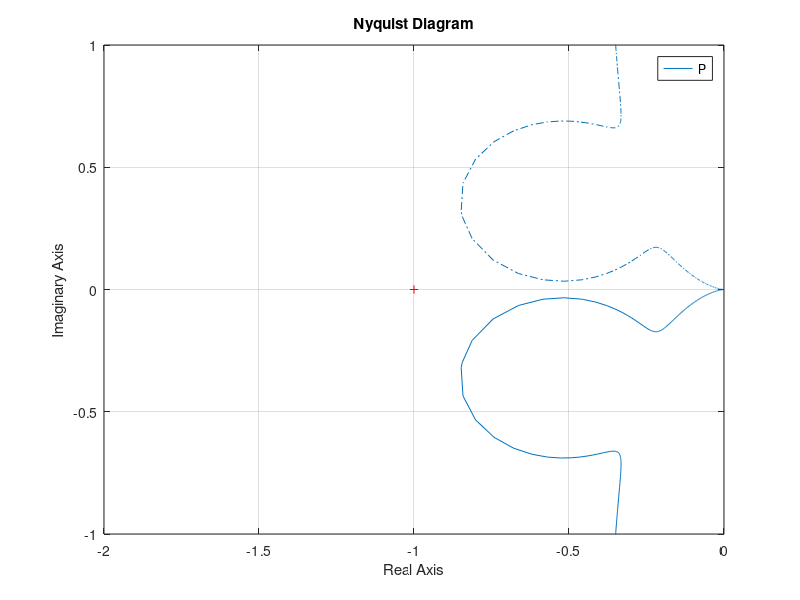
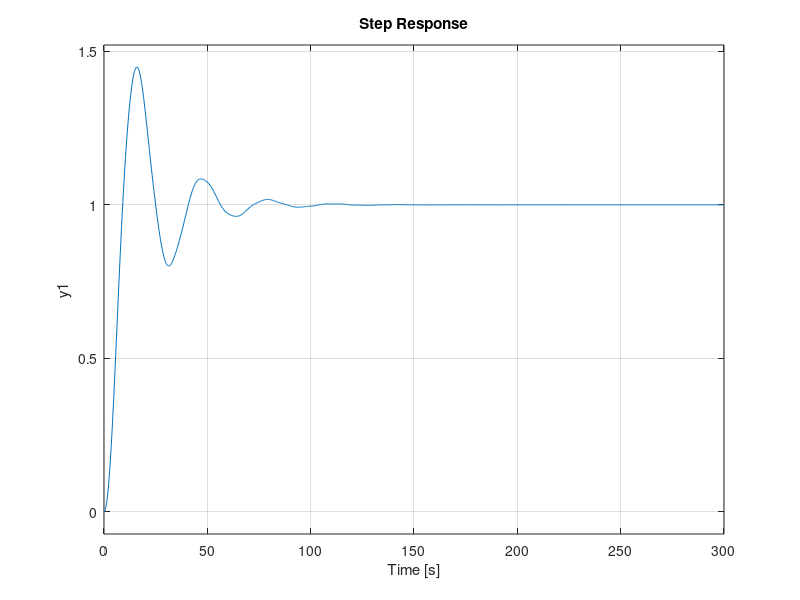
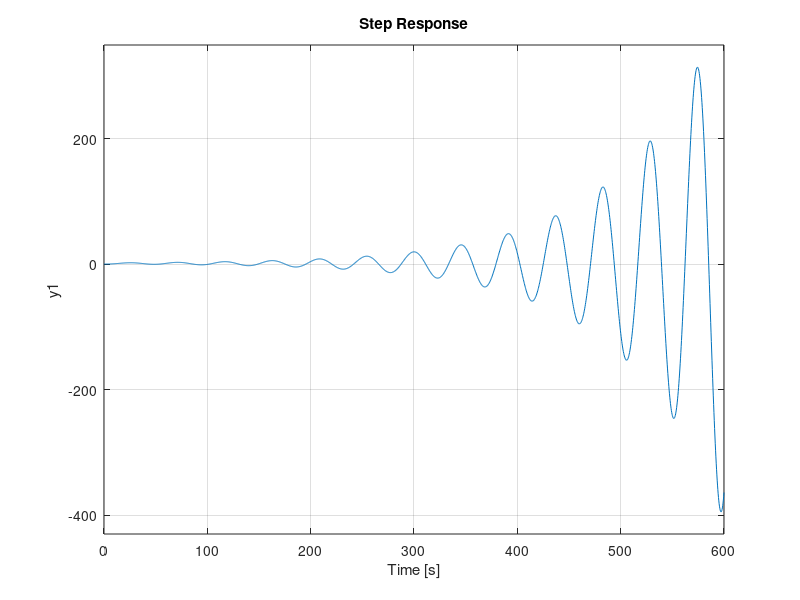
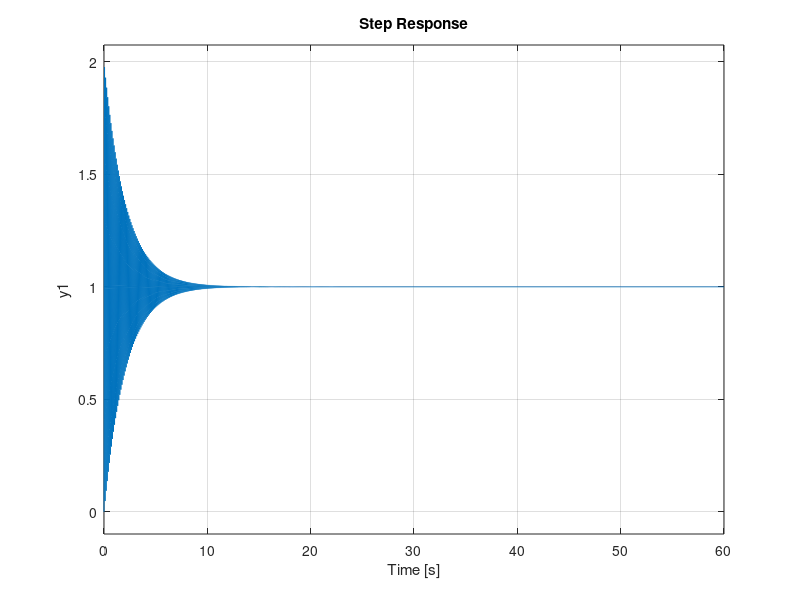

The MATLAB script that drew these images, in order:
clc;clear;close all;
s = tf('s');
P = 0.38*(s^2 + 0.1*s + 0.55)/( s*(s+1)*(s^2 + 0.06*s + 0.5));
figure;
nyquist(P);
xlim([-2 0]);
ylim([-1 1]);
%figure;
%margin(P);
%%Marginile se pot vedea de pe diagramale bode si nyquist:
%%right click -> characteristics -> All stability margins
%%sau folosind margin(sys);

%%Sistemul P are o margine de amplitudine (gain margin) infinita si
%%margine de faza de ~ 70 grade.





%% Functia de transfer P este de obicei o aproximare a procesului real 
% iar cele 2 pot sa difere mult. (ex: proces neliniar, sistem variant in
% timp) 
%%Marginile ne ofera o garantie asupra cat de gresita poate fi aproximatia.
F = 0.1 / 1 * (s + 1) / (s + 0.1); 
T = feedback(P * F, 1);
figure;
step(T); 
roots(T.den{1})
%Prin F am incercat sa simulez o incertitudine asupra modelului.
%Am presupus ca procesul real este P*F, iar modelul nostru este P
%Si observam ca desi F, introduce faza negativa, ea nu depaseste 70 de
%grade ca sistemul sa nu mai fie stabil.



%% Daca F introduce mai mult de 70 grade, sistemul in bucla devinde instabil.
F = 0.01 * (s + 1)^2 / (s + 0.1)^2;
T = feedback(P * F, 1);
figure;
step(T); 
roots(T.den{1})


%% Marginea de amplitudine fiind infinita putem adauga orice amplificare
%%pe cale directa, sistemul ramanand stabil
T = feedback(10000 * P, 1);
figure;
step(T); 
roots(T.den{1})



%% Daca adaugam faza si amplificare pe cale directa observam ca
% sistemul nu mai este stabil. Asta se datoreaza unei margini vectoriale
% proaste.
F = 0.1 / 1 * (s + 1) / (s + 0.1); 
T = feedback(10 * P * F, 1);
figure;
step(T); 
roots(T.den{1})
